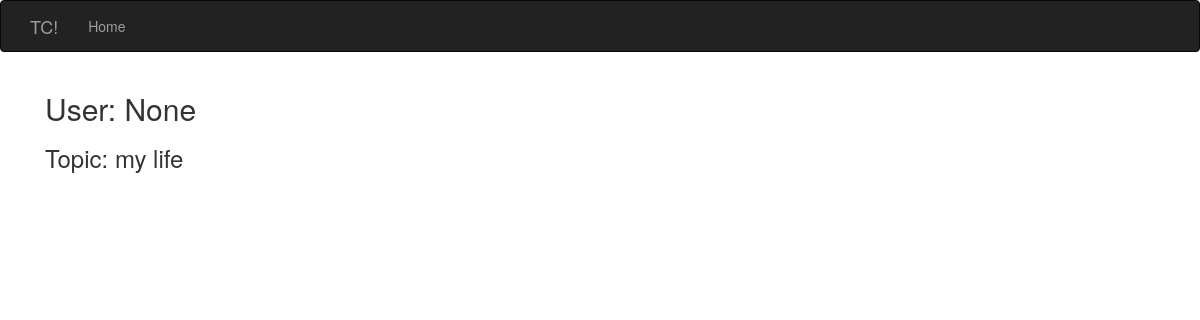
The app's page /show_thoughts/23&my life, older data.
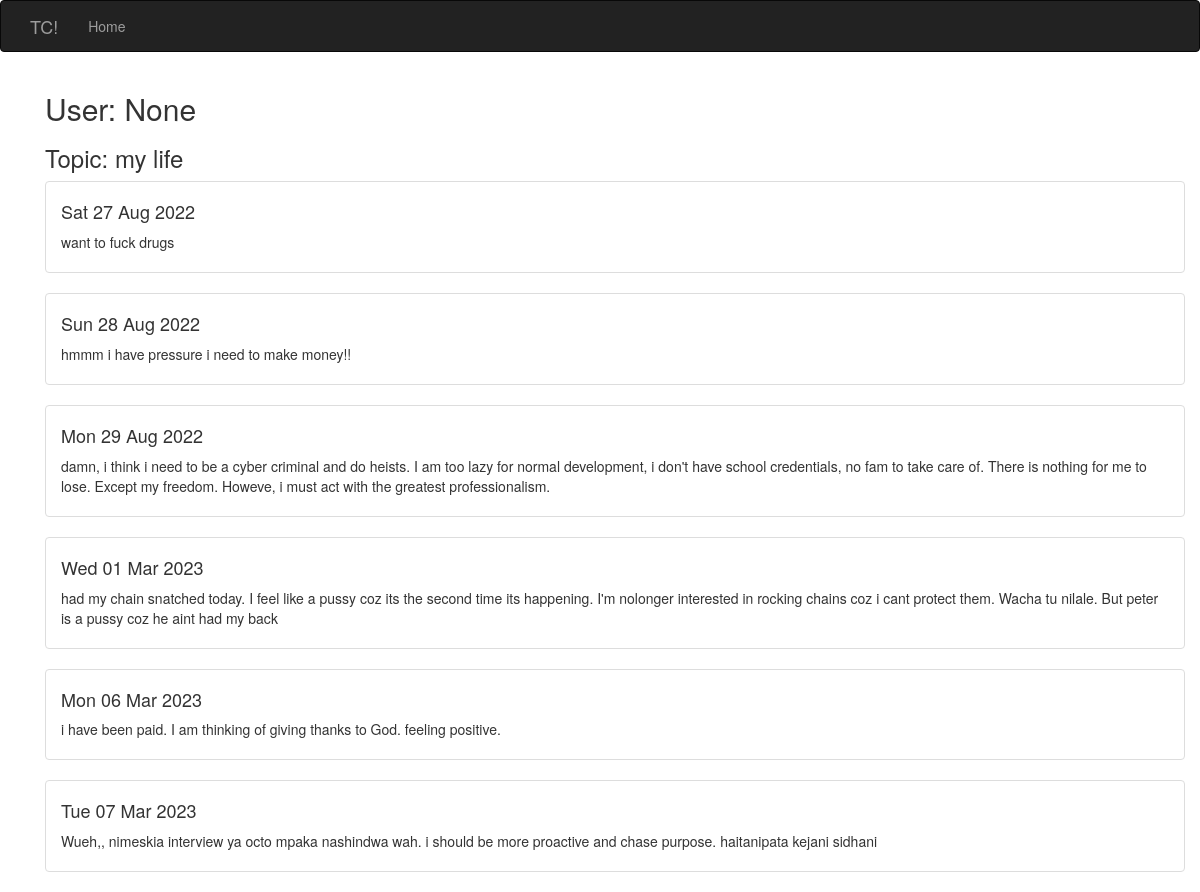
The same page, newer data.
### model.py (models this page shows, shortened)
class Thought(db.Model):
    __tablename__ = 'thoughts'
    id = db.Column(db.Integer, primary_key=True)
    content = db.Column(db.String(200), nullable=False)
    date_created = db.Column(db.DateTime, default=datetime.utcnow)
    topic_id = db.Column(db.Integer, db.ForeignKey('topics.id'))

### app.py (the view)
@app.route('/show_thoughts/<int:id>&<string:topic_name>')
def show_topic(id,topic_name):
    thoughts = Thought.query.filter_by(topic_id=id).all()
    return render_template('thought.html', thoughts=thoughts, topic_name=topic_name,name=session.get('name'))

### templates/thought.html
{% extends 'base.html'%}
{% block page_content%}
    <div class="container">
        <h2>User: {{name}}</h2>
        <h3>Topic: {{topic_name}}</h3>
        {% for thought in thoughts%}
        <ul class="list-group" >
            <li class="list-group-item">
            <div class="thought_item">
                <h4>{{thought.date_created.strftime("%a %d %b %Y")}}</h4>
                 <p>
                {{thought.content}}
                </p>
            </div>
            </li>
        </ul>
        {% endfor %}
    </div>
{% endblock %}

Row changes from the older to the newer data that the page shows:
added Thought: date_created "Sat 27 Aug 2022", content "want to fuck drugs"
added Thought: date_created "Sun 28 Aug 2022", content "hmmm i have pressure i need to make money!!"
added Thought: date_created "Mon 29 Aug 2022", content "damn, i think i need to be a cyber criminal and do heists. I am too lazy for normal development, i don't have school credentials, no fam to take care of. There is nothing for me to lose. Except my freedom. Howeve, i must act with the greatest professionalism."
added Thought: date_created "Wed 01 Mar 2023", content "had my chain snatched today. I feel like a pussy coz its the second time its happening. I'm nolonger interested in rocking chains coz i cant protect them. Wacha tu nilale. But peter is a pussy coz he aint had my back"
added Thought: date_created "Mon 06 Mar 2023", content "i have been paid. I am thinking of giving thanks to God. feeling positive."
added Thought: date_created "Tue 07 Mar 2023", content "Wueh,, nimeskia interview ya octo mpaka nashindwa wah. i should be more proactive and chase purpose. haitanipata kejani sidhani"
